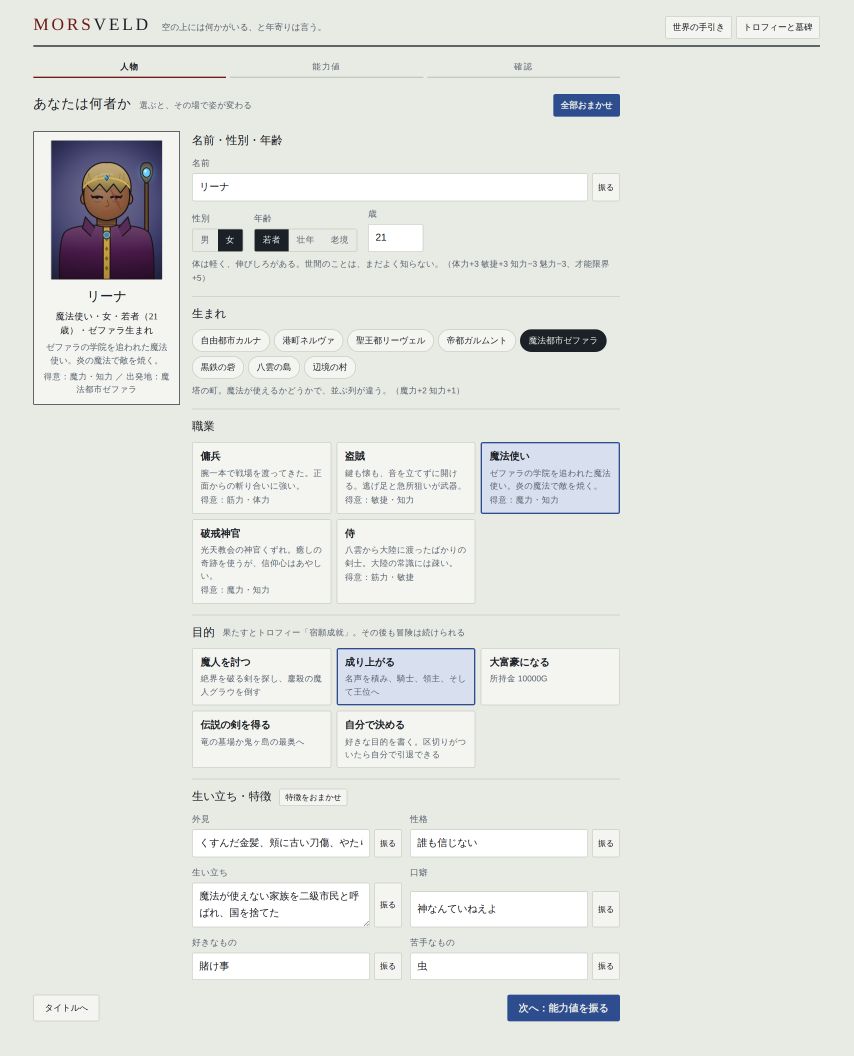
#> input picture 1280-2-person.png, 2560 x 3168 px (shown at 1/3 size)
$ python neckfix.py ../../../../1280-2-person.png
#> lines starting #> are read from the running program, lines starting #| are printed output that depends on the picture; after the words box and inside, x2 and y2 are one past the last pixel; in counts of white or black regions, pixels touching at a corner belong together
# コンスタンスの首の右：あごの線より下で、首の線より右の、白く色みの無い所を透明にする
import sys
import numpy as np
from PIL import Image
from scipy import ndimage
for f in sys.argv[1:]:
    a = np.array(Image.open(f).convert("RGBA")); c = a[..., :3].astype(int)
    H, W = a.shape[:2]; yy, xx = np.mgrid[:H, :W]
#> after `H, W = a.shape[:2]`: H = 3168; W = 2560
    # あごの線 (299,195)-(270,226) より下（外側）
    x1, y1, x2, y2 = 299, 195, 270, 226
    below = ((x2 - x1) * (yy - y1) - (y2 - y1) * (xx - x1)) < -40
    box = (xx >= 272) & (xx <= 295) & (yy >= 198) & (yy <= 240)
    w = (c.min(-1) >= 225) & (c.max(-1) - c.min(-1) < 14) & (a[..., 3] > 0)
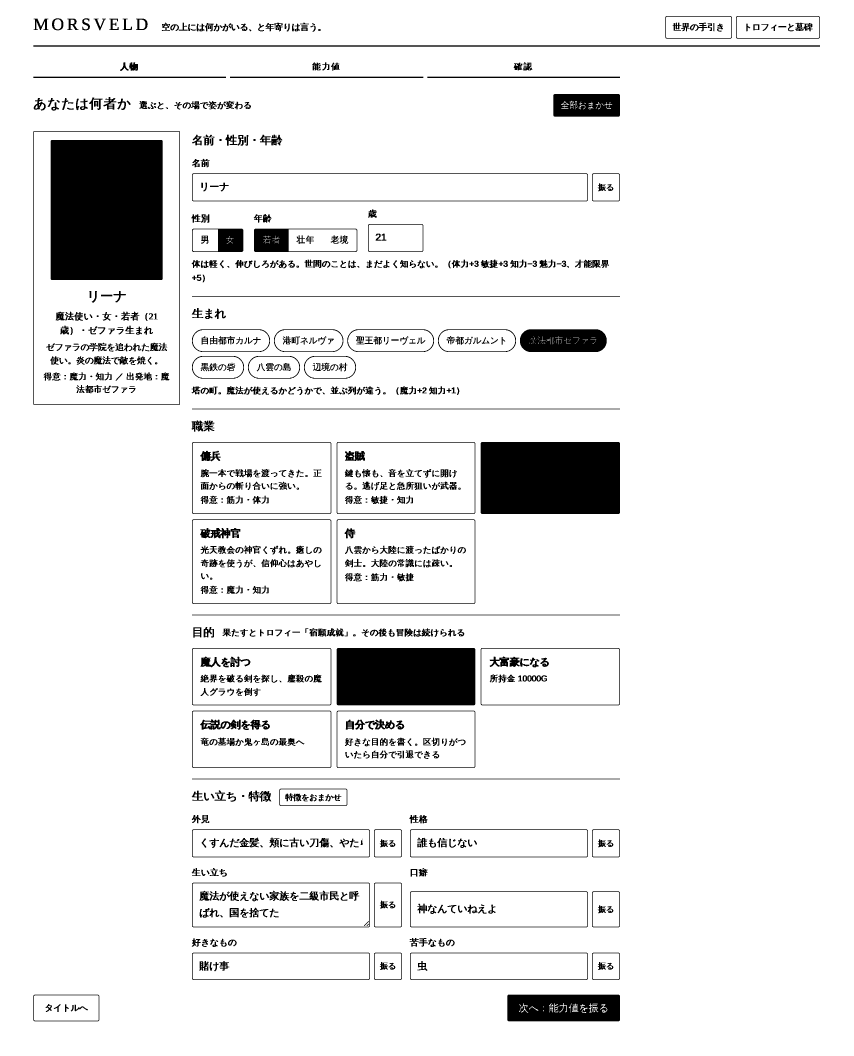
#> w: shape (3168, 2560) bool (shown at 1/3 size); 92.2% white; 981 black regions (43 under 20 px), largest, box (x1, y1, x2, y2) and area: (152, 420, 488, 840) 141108, (1442, 1326, 1860, 1542) 90268, (1010, 1944, 1426, 2116) 71532
    rm = box & below & w
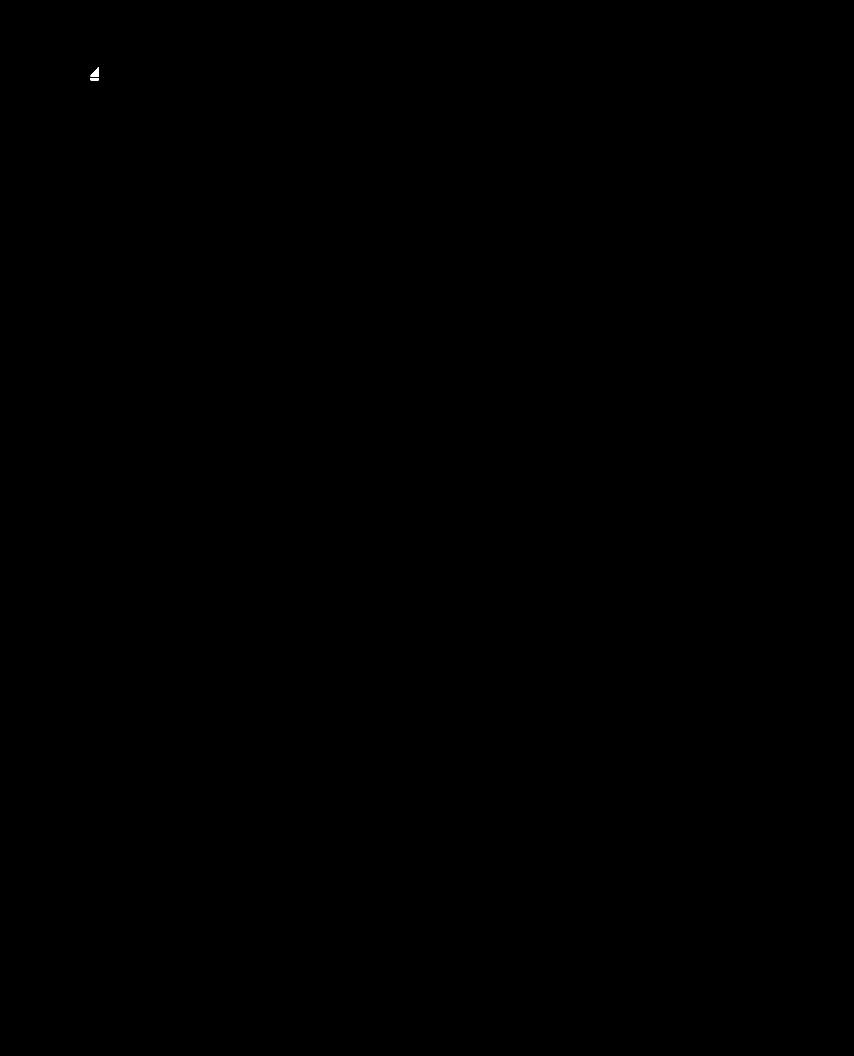
#> rm: shape (3168, 2560) bool (shown at 1/3 size); 0.01% white; 2 white regions, box (x1, y1, x2, y2) and area: (272, 201, 296, 230) 397, (272, 234, 296, 241) 168
    lab, n = ndimage.label(rm); sz = ndimage.sum(rm, lab, range(1, n + 1))
#> after `lab, n = ndimage.label(rm)`: lab: shape (3168, 2560) int32; 3 distinct labels, from 0 to 2
#> after `lab, n = ndimage.label(rm)`: n = 2
#> after `sz = ndimage.sum(rm, lab, range(1, n + 1))`: sz = [397, 168]
    rm = np.isin(lab, [j + 1 for j in range(n) if sz[j] >= 6])
    e = ndimage.binary_dilation(rm, iterations=1) & ~rm & box & below & (c.min(-1) > 200) & (a[..., 3] > 0)
#> e: shape (3168, 2560) bool; every value is 0
    a[rm, 3] = 0; a[rm, :3] = 0; a[e, 3] = (a[e, 3] * 0.5).astype(np.uint8)
    Image.fromarray(a, "RGBA").save(f, "WEBP", quality=90, alpha_quality=100, method=6)
    print(f, int(rm.sum()))
#| ../../../../1280-2-person.png 565

$ run again, on 1280-3-stats.png
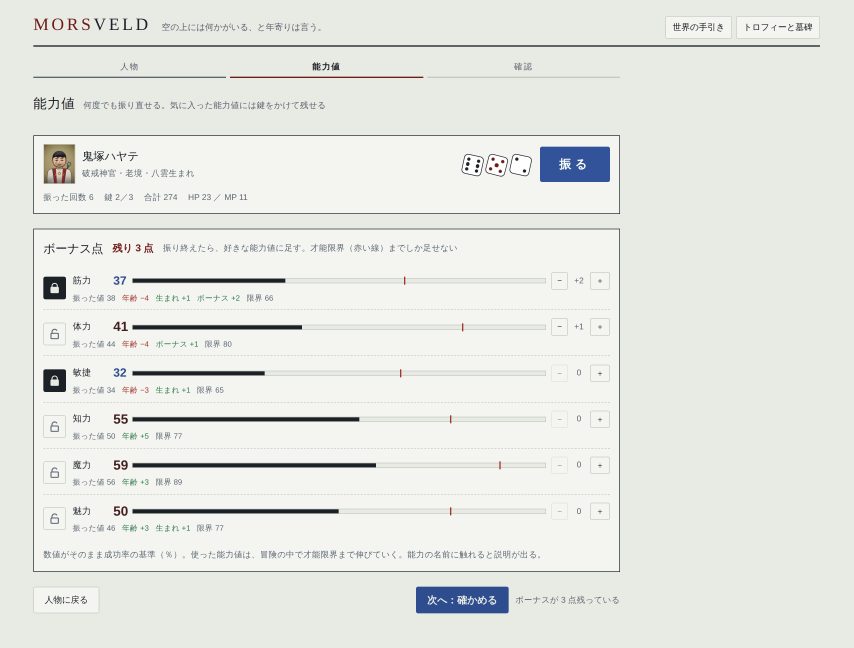
#> input picture 1280-3-stats.png, 2560 x 1944 px (shown at 1/3 size)
#> `w = (c.min(-1) >= 225) & (c.max(-1) - c.min(-1) < 14) & (a[..., 3] > 0)`:
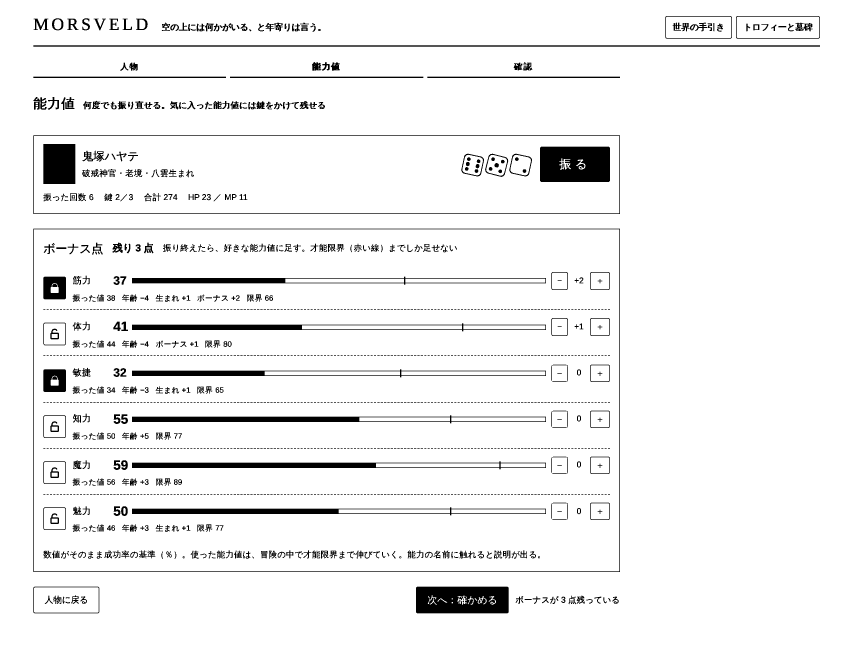
#> w: shape (1944, 2560) bool (shown at 1/3 size); 94.6% white; 1461 black regions (890 under 20 px), largest, box (x1, y1, x2, y2) and area: (1620, 440, 1830, 546) 21315, (1248, 1760, 1526, 1840) 20822, (396, 1384, 1638, 1408) 13856
#> rm: shape (1944, 2560) bool; 0.01% white; 2 white regions, box (x1, y1, x2, y2) and area: (272, 201, 296, 230) 397, (272, 234, 296, 241) 168
#> lab: shape (1944, 2560) int32; 3 distinct labels, from 0 to 2
#> n = 2
#> sz = [397, 168]
#> e: shape (1944, 2560) bool; every value is 0
#| ../../../../1280-3-stats.png 565

$ run again, on 1280-4-sheet.png
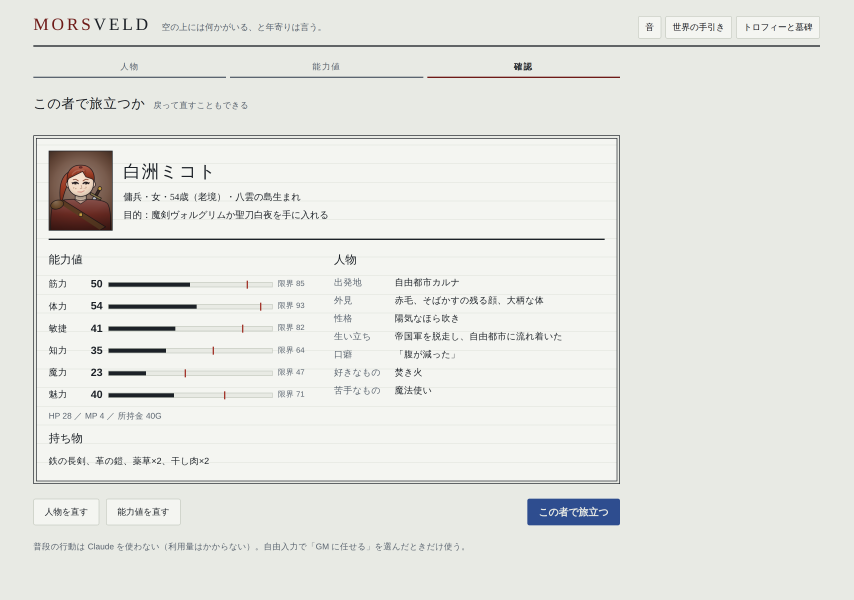
#> input picture 1280-4-sheet.png, 2560 x 1800 px (shown at 1/3 size)
#> `w = (c.min(-1) >= 225) & (c.max(-1) - c.min(-1) < 14) & (a[..., 3] > 0)`:
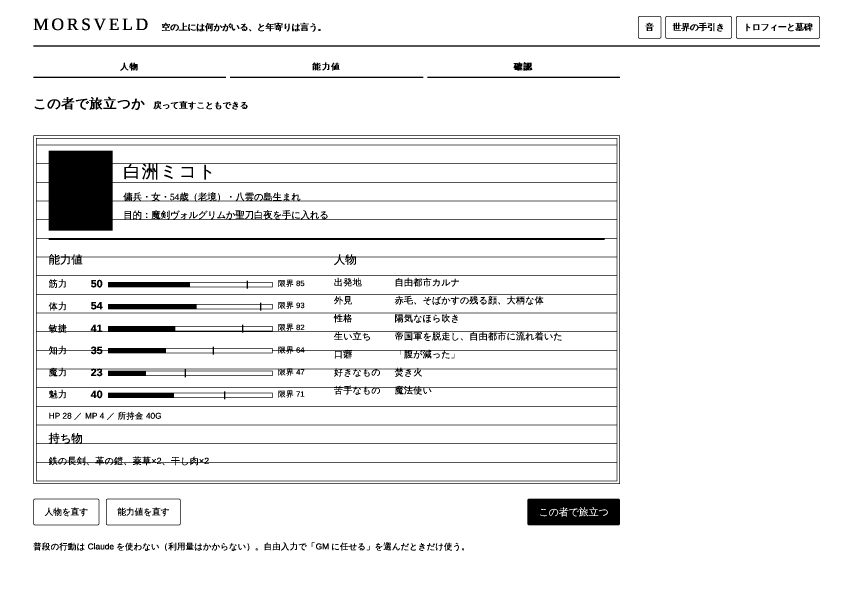
#> w: shape (1800, 2560) bool (shown at 1/3 size); 93.9% white; 385 black regions (20 under 20 px), largest, box (x1, y1, x2, y2) and area: (108, 414, 1852, 1444) 159886, (1582, 1496, 1860, 1576) 20672, (100, 406, 1860, 1452) 11208
#> rm: shape (1800, 2560) bool; 0.01% white; 2 white regions, box (x1, y1, x2, y2) and area: (272, 201, 296, 230) 397, (272, 234, 296, 241) 168
#> lab: shape (1800, 2560) int32; 3 distinct labels, from 0 to 2
#> n = 2
#> sz = [397, 168]
#> e: shape (1800, 2560) bool; every value is 0
#| ../../../../1280-4-sheet.png 565

$ run again, on 375-1-title.png
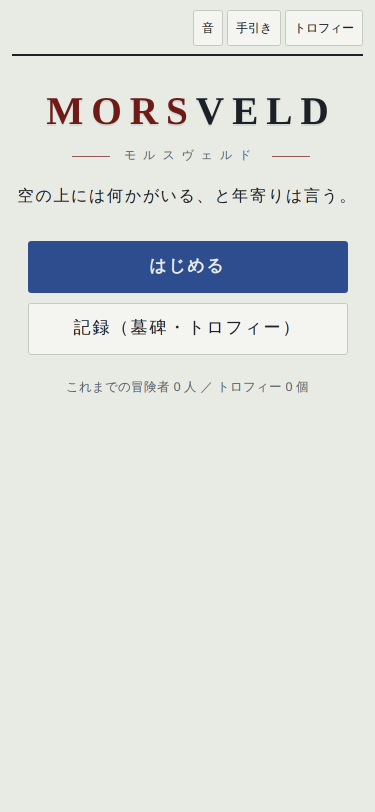
#> input picture 375-1-title.png, 750 x 1624 px (shown at 1/2 size)
#> `w = (c.min(-1) >= 225) & (c.max(-1) - c.min(-1) < 14) & (a[..., 3] > 0)`:
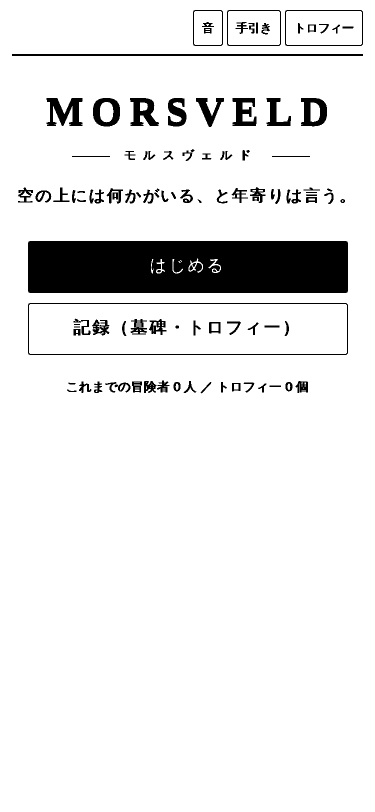
#> w: shape (1624, 750) bool (shown at 1/2 size); 91.6% white; 110 black regions, largest, box (x1, y1, x2, y2) and area: (56, 482, 696, 586) 65550, (56, 606, 696, 710) 2950, (24, 108, 726, 112) 2808
#> rm: shape (1624, 750) bool; 0.02% white; 2 white regions, box (x1, y1, x2, y2) and area: (280, 206, 296, 222) 155, (280, 231, 292, 241) 94
#> lab: shape (1624, 750) int32; 3 distinct labels, from 0 to 2
#> n = 2
#> sz = [155, 94]
#> e: shape (1624, 750) bool; 0% white in thin lines or dots, all inside (x1, y1, x2, y2) = (280, 205, 296, 241)
#| ../../../../375-1-title.png 249
